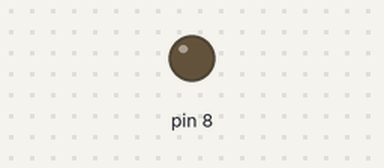
Recording of a sketch running on a simulated Arduino Uno, built with avr-gcc and run on an emulated ATmega328P. Shown: output pins drawn as LEDs (lit = HIGH).

Above: at 0.4 s.
At 4.8 s:
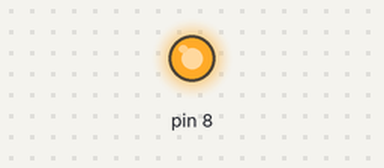
Timing chart, 0 to 8.5 s (numbered marks = the images above):
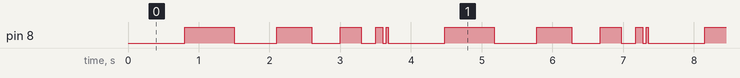

Measured:
- by itself, pin 8: repeats every 3.7 s: LOW 0.60 s, HIGH 0.50 s, LOW 0.40 s, HIGH 0.30 s, LOW 0.20 s, HIGH 0.10 s, LOW 0.05 s, HIGH 0.03 s, LOW 0.80 s, HIGH 0.70 s
- by itself, everything shown: repeats every 3.7 s, in 8 steps

The sketch:

Lesson01_Tutorial.ino
```cpp
void setup() {
  // put your setup code here, to run once:
pinMode(8, OUTPUT);
}

void loop() {
  // put your main code here, to run repeatedly:
  delay(800);
  digitalWrite(8, HIGH);
  delay(700);
  digitalWrite(8, LOW);
  delay(600);
  digitalWrite(8, HIGH);
  delay(500);
  digitalWrite(8, LOW);
  delay(400);
  digitalWrite(8, HIGH);
  delay(300);
  digitalWrite(8, LOW);
  delay(200);
  digitalWrite(8, HIGH);
  delay(100);
  digitalWrite(8, LOW);
  delay(50);
  digitalWrite(8, HIGH);
  delay(25);
  digitalWrite(8, LOW);
}
```
